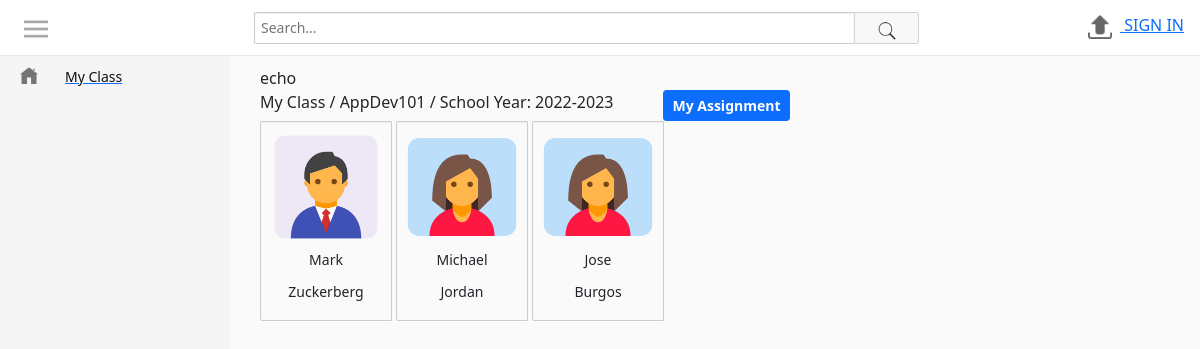
/my_classmates.php?teacher_course_id=7, run on the app's committed database.
### tables this page shows
CREATE TABLE `teacher_course_student` (
  `teacher_course_student_id` int(11) NOT NULL,
  `teacher_course_id` int(11) NOT NULL,
  `student_id` int(11) NOT NULL,
  `teacher_id` int(11) NOT NULL,
  `deleted` varchar(3) NOT NULL
);

CREATE TABLE `student` (
  `student_id` int(11) NOT NULL,
  `firstname` varchar(50) NOT NULL,
  `lastname` varchar(50) NOT NULL,
  `username` varchar(50) NOT NULL,
  `profilePic` varchar(50) NOT NULL,
  `password` varchar(50) NOT NULL,
  `status` varchar(15) NOT NULL,
  `dateCreation` datetime NOT NULL DEFAULT current_timestamp(),
  `course_id` int(11) NOT NULL
);

### includes/classes/TeacherCourse.php (called while the page is built, shortened)
<?php
    class TeacherCourse{
    private $con, $userLoggedIn, $sqlData;
    public function __construct($con, $input, $userLoggedIn)
    {
        $this->con = $con;
        if(!is_array($input)) {
            $query = $this->con->prepare("SELECT * FROM teacher_course
                WHERE teacher_course_id = :teacher_course_id
                -- AND teacher_id=:teacher_id
                ");
            $query->bindValue(":teacher_course_id", $input);
            $query->execute();
            $this->sqlData = $query->fetch(PDO::FETCH_ASSOC);
        }
        else {
            $this->sqlData = $input;
        }
    }
    public function GetTeacherCourseId() : int {
        return isset($this->sqlData['teacher_course_id']) ? $this->sqlData["teacher_course_id"] : 0;
    }
}
?>

### includes/classes/Student.php (called while the page is built, shortened)
<?php
    class Student{
    private $con, $userLoggedIn, $sqlData;
    public function __construct($con, $userLoggedIn)
    {
        $this->con = $con;
        $query = $this->con->prepare("SELECT * FROM student
            WHERE username=:username");
            $query->bindValue(":username", $userLoggedIn);
            $query->execute();
        $this->sqlData = $query->fetch(PDO::FETCH_ASSOC);
        if($this->sqlData == null){
            $student_id = $userLoggedIn;
            $query = $this->con->prepare("SELECT * FROM student
            WHERE student_id=:student_id");
            $query->bindValue(":student_id", $student_id);
            $query->execute();
            $this->sqlData = $query->fetch(PDO::FETCH_ASSOC);
        }
    }
    public function GetFirstName() {
        return isset($this->sqlData['firstname']) ? $this->sqlData["firstname"] : "";
    }
    public function GetLastName() {
        return isset($this->sqlData['lastname']) ? $this->sqlData["lastname"] : "";
    }
    public function GetProfilePic() {
        return isset($this->sqlData['profilePic']) ? $this->sqlData["profilePic"] : "";
    }
}
?>

### includes/classes/MyClassmateItem.php (the view, shortened to what this page needs)
<?php
    class MyClassmateItem{
    private $con,$studentObj, $teacherLoggedInObj;
    public function __construct($con, $studentObj, $teacherLoggedInObj)
    {
        $this->studentObj = $studentObj;
    }
    public function create(){
        $profilePic = $this->studentObj->GetProfilePic();
        $studentFirstName = $this->studentObj->GetFirstName();
        $studentLastName = $this->studentObj->GetLastName();
        return "
                <div class='videoGridItem'>
                    <div class='thumbnail'>
                        <img src='$profilePic'>
                    </div>
                    <div class='details'>
                        <p>$studentFirstName</p>
                        <p>$studentLastName</p>
                    </div>
                </div>
        ";
    }
}
?>

### includes/classes/MyClassmate.php (shortened to what this page needs)
<?php
    class MyClassmate{
    private $con, $teacherCourse, $studentLoggedIn;
    public function __construct($con, $teacherCourse, $studentLoggedIn)
    {
        $this->con = $con;
        $this->teacherCourse = $teacherCourse;
        $this->studentLoggedIn = $studentLoggedIn;
    }
    public function create(){
        $myClassmateObj = $this->GenerateMyClassmateItems();
        $teacher_course_id = $this->teacherCourse->GetTeacherCourseId();
        $assignment_link = "student_assignment.php?teacher_course_id=$teacher_course_id";
        if($myClassmateObj != ""){
            return "
                <div class='videoGridHeader'>
                    <div class='left'>
                        My Class / AppDev101 / School Year: 2022-2023
                    </div>
                    <div class='right'>
                        <a href='$assignment_link'>
                            <button style='font-weight:bold;'
                            class='btn btn-primary btn-sm'>My Assignment</button>
                        </a>
                    </div>
                </div>
                <div class='videoGrid'>
                    $myClassmateObj
                </div>
            ";
        }
    }
    private function GenerateMyClassmateItems(){
        $teacher_course_id = $this->teacherCourse->GetTeacherCourseId();
        $query = $this->con->prepare("SELECT * FROM teacher_course_student
            WHERE teacher_course_id=:teacher_course_id");
        $query->bindValue(":teacher_course_id", $teacher_course_id);
        $query->execute();
        $output = "";
        while($row = $query->fetch(PDO::FETCH_ASSOC)){
            $student = new Student($this->con, $row['student_id']);
            $items = new MyClassmateItem($this->con, $student, $this->studentLoggedIn);
            $output .= $items->create();
        }
        return $output;
    }
}
?>

### assets/css/style.css (style rules this page uses)
html, body { height: 100%; padding: 0; margin: 0; }
.videoGrid { display: flex; flex-wrap: wrap; }
.videoGrid .videoGridItem { height: 200px; margin-right: 4px; margin-bottom: 24px; border: 1px solid #ccc; border-top-left-radius: 2px; border-bottom-left-radius: 2px; box-shadow: #eee 0px 1px 2px 0px inset; }
.videoGridItem .thumbnail { height: 130px; }
.videoGridItem .thumbnail img { width: 100%; height: 100%; }
.videoGridItem .details { position: relative; cursor: pointer; display: flex; flex-direction: column; align-items: center; justify-content: center; }
.videoGridItem .details p { font-size: 14px; font-weight: 500; line-height: 16px; color: #212529; }
.my_section .myStudentHeader, .dashboard_section .videoGridHeader, .my_classmates .videoGridHeader { display: flex; }
.my_section .myStudentHeader .right, .dashboard_section .videoGridHeader .right, .my_classmates .videoGridHeader .right { margin-left: 50px; }

### data on the page
teacher_course_student: student.profilePic (placeholder picture), student.firstname "Mark", student.lastname "Zuckerberg"
teacher_course_student: student.profilePic (placeholder picture), student.firstname "Michael", student.lastname "Jordan"
teacher_course_student: student.profilePic (placeholder picture), student.firstname "Jose", student.lastname "Burgos"

### other printed values
$text "My Class"
